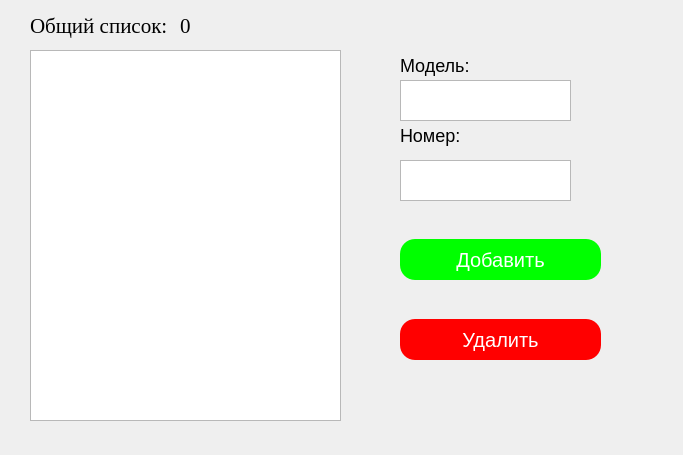
<?xml version="1.0" encoding="UTF-8"?>
<ui version="4.0">
 <class>ListCars</class>
 <widget class="QMainWindow" name="ListCars">
  <property name="geometry">
   <rect>
    <x>0</x>
    <y>0</y>
    <width>683</width>
    <height>455</height>
   </rect>
  </property>
  <property name="windowTitle">
   <string>Список техники</string>
  </property>
  <widget class="QWidget" name="centralwidget">
   <widget class="QLabel" name="label">
    <property name="geometry">
     <rect>
      <x>30</x>
      <y>10</y>
      <width>141</width>
      <height>31</height>
     </rect>
    </property>
    <property name="font">
     <font>
      <family>Times New Roman</family>
      <pointsize>16</pointsize>
     </font>
    </property>
    <property name="text">
     <string>Общий список:</string>
    </property>
   </widget>
   <widget class="QLabel" name="cars_amount">
    <property name="geometry">
     <rect>
      <x>180</x>
      <y>10</y>
      <width>31</width>
      <height>31</height>
     </rect>
    </property>
    <property name="font">
     <font>
      <family>Times New Roman</family>
      <pointsize>16</pointsize>
     </font>
    </property>
    <property name="text">
     <string>0</string>
    </property>
   </widget>
   <widget class="QTextEdit" name="num_input">
    <property name="geometry">
     <rect>
      <x>400</x>
      <y>160</y>
      <width>171</width>
      <height>41</height>
     </rect>
    </property>
    <property name="font">
     <font>
      <family>Times New Roman</family>
      <pointsize>14</pointsize>
     </font>
    </property>
   </widget>
   <widget class="QTextEdit" name="model_input">
    <property name="geometry">
     <rect>
      <x>400</x>
      <y>80</y>
      <width>171</width>
      <height>41</height>
     </rect>
    </property>
    <property name="font">
     <font>
      <family>Times New Roman</family>
      <pointsize>14</pointsize>
     </font>
    </property>
   </widget>
   <widget class="QLabel" name="label_3">
    <property name="geometry">
     <rect>
      <x>400</x>
      <y>120</y>
      <width>71</width>
      <height>31</height>
     </rect>
    </property>
    <property name="styleSheet">
     <string notr="true">font-size: 18px;</string>
    </property>
    <property name="text">
     <string>Номер:</string>
    </property>
   </widget>
   <widget class="QLabel" name="label_4">
    <property name="geometry">
     <rect>
      <x>400</x>
      <y>50</y>
      <width>71</width>
      <height>31</height>
     </rect>
    </property>
    <property name="styleSheet">
     <string notr="true">font-size: 18px;</string>
    </property>
    <property name="text">
     <string>Модель:</string>
    </property>
   </widget>
   <widget class="QPushButton" name="add_btn">
    <property name="geometry">
     <rect>
      <x>400</x>
      <y>239</y>
      <width>201</width>
      <height>41</height>
     </rect>
    </property>
    <property name="styleSheet">
     <string notr="true">background-color: rgb(0, 255, 0);
font-size: 20px;
color: white;
border-radius: 15px;</string>
    </property>
    <property name="text">
     <string>Добавить</string>
    </property>
   </widget>
   <widget class="QPushButton" name="delete_btn">
    <property name="geometry">
     <rect>
      <x>400</x>
      <y>319</y>
      <width>201</width>
      <height>41</height>
     </rect>
    </property>
    <property name="styleSheet">
     <string notr="true">background-color: red;
font-size: 20px;
color: white;
border-radius: 15px;</string>
    </property>
    <property name="text">
     <string>Удалить</string>
    </property>
   </widget>
   <widget class="QListWidget" name="all_cars">
    <property name="geometry">
     <rect>
      <x>30</x>
      <y>50</y>
      <width>311</width>
      <height>371</height>
     </rect>
    </property>
   </widget>
  </widget>
 </widget>
 <resources/>
 <connections/>
</ui>
